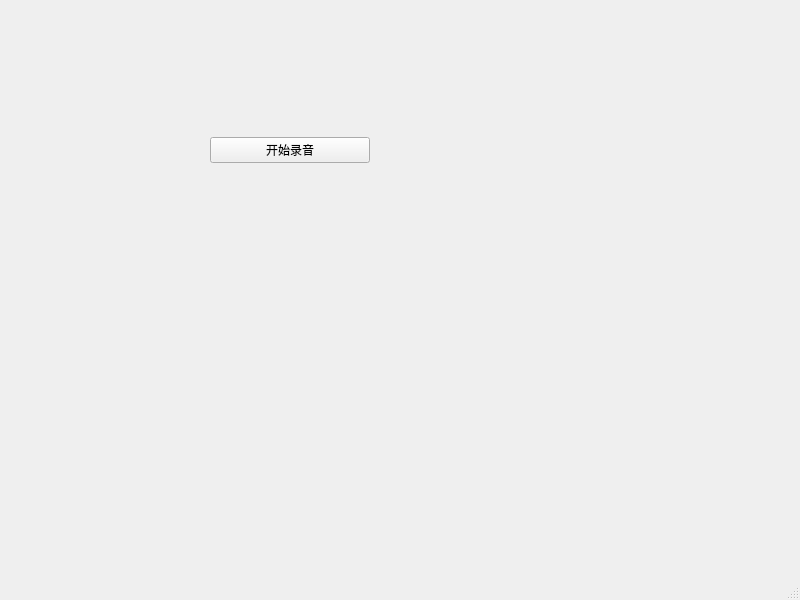
<?xml version="1.0" encoding="UTF-8"?>
<ui version="4.0">
 <class>MainWindow</class>
 <widget class="QMainWindow" name="MainWindow">
  <property name="geometry">
   <rect>
    <x>0</x>
    <y>0</y>
    <width>800</width>
    <height>600</height>
   </rect>
  </property>
  <property name="windowTitle">
   <string>MainWindow</string>
  </property>
  <widget class="QWidget" name="centralwidget">
   <widget class="QWidget" name="verticalLayoutWidget">
    <property name="geometry">
     <rect>
      <x>210</x>
      <y>110</y>
      <width>160</width>
      <height>80</height>
     </rect>
    </property>
    <layout class="QVBoxLayout" name="verticalLayout">
     <item>
      <widget class="QPushButton" name="recordAudioBtn">
       <property name="text">
        <string>开始录音</string>
       </property>
      </widget>
     </item>
    </layout>
   </widget>
  </widget>
  <widget class="QMenuBar" name="menubar">
   <property name="geometry">
    <rect>
     <x>0</x>
     <y>0</y>
     <width>800</width>
     <height>25</height>
    </rect>
   </property>
  </widget>
  <widget class="QStatusBar" name="statusbar"/>
 </widget>
 <resources/>
 <connections/>
</ui>
